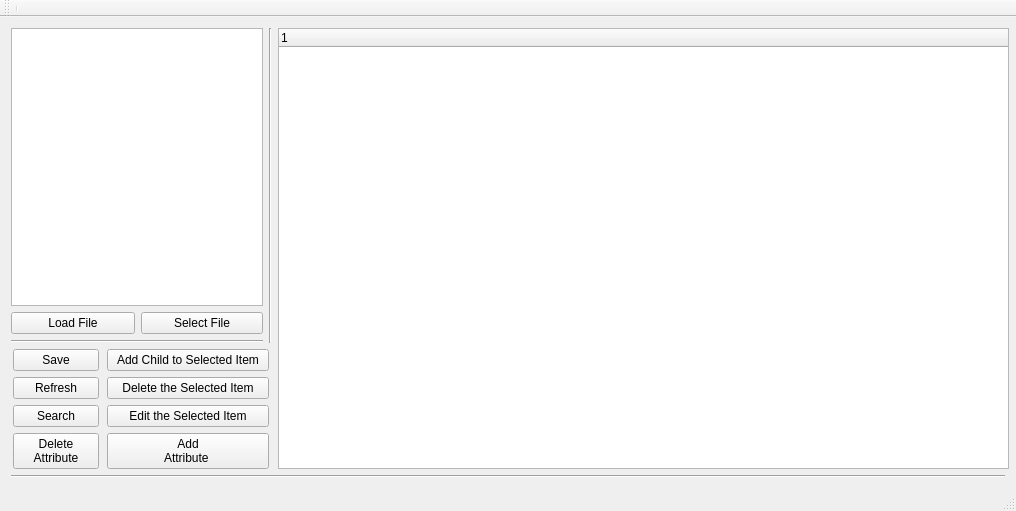
<?xml version="1.0" encoding="UTF-8"?>
<ui version="4.0">
 <class>XML_ui</class>
 <widget class="QMainWindow" name="XML_ui">
  <property name="geometry">
   <rect>
    <x>0</x>
    <y>0</y>
    <width>1016</width>
    <height>507</height>
   </rect>
  </property>
  <property name="minimumSize">
   <size>
    <width>1016</width>
    <height>0</height>
   </size>
  </property>
  <property name="windowTitle">
   <string>XML_ui</string>
  </property>
  <property name="autoFillBackground">
   <bool>true</bool>
  </property>
  <widget class="QWidget" name="centralWidget">
   <layout class="QGridLayout" name="gridLayout_2">
    <item row="0" column="0">
     <widget class="QListWidget" name="listWidget">
      <property name="minimumSize">
       <size>
        <width>252</width>
        <height>0</height>
       </size>
      </property>
      <property name="maximumSize">
       <size>
        <width>252</width>
        <height>500</height>
       </size>
      </property>
      <property name="font">
       <font>
        <stylestrategy>PreferAntialias</stylestrategy>
       </font>
      </property>
      <property name="alternatingRowColors">
       <bool>true</bool>
      </property>
     </widget>
    </item>
    <item row="0" column="1" rowspan="3">
     <widget class="Line" name="line_2">
      <property name="sizePolicy">
       <sizepolicy hsizetype="Fixed" vsizetype="Expanding">
        <horstretch>0</horstretch>
        <verstretch>0</verstretch>
       </sizepolicy>
      </property>
      <property name="orientation">
       <enum>Qt::Vertical</enum>
      </property>
     </widget>
    </item>
    <item row="0" column="2" rowspan="4">
     <widget class="QTreeWidget" name="treeWidget">
      <property name="minimumSize">
       <size>
        <width>731</width>
        <height>441</height>
       </size>
      </property>
      <property name="palette">
       <palette>
        <active>
         <colorrole role="Base">
          <brush brushstyle="SolidPattern">
           <color alpha="255">
            <red>255</red>
            <green>255</green>
            <blue>255</blue>
           </color>
          </brush>
         </colorrole>
         <colorrole role="AlternateBase">
          <brush brushstyle="SolidPattern">
           <color alpha="255">
            <red>223</red>
            <green>223</green>
            <blue>223</blue>
           </color>
          </brush>
         </colorrole>
        </active>
        <inactive>
         <colorrole role="Base">
          <brush brushstyle="SolidPattern">
           <color alpha="255">
            <red>255</red>
            <green>255</green>
            <blue>255</blue>
           </color>
          </brush>
         </colorrole>
         <colorrole role="AlternateBase">
          <brush brushstyle="SolidPattern">
           <color alpha="255">
            <red>223</red>
            <green>223</green>
            <blue>223</blue>
           </color>
          </brush>
         </colorrole>
        </inactive>
        <disabled>
         <colorrole role="AlternateBase">
          <brush brushstyle="SolidPattern">
           <color alpha="255">
            <red>223</red>
            <green>223</green>
            <blue>223</blue>
           </color>
          </brush>
         </colorrole>
        </disabled>
       </palette>
      </property>
      <property name="font">
       <font>
        <strikeout>false</strikeout>
        <stylestrategy>PreferAntialias</stylestrategy>
       </font>
      </property>
      <property name="contextMenuPolicy">
       <enum>Qt::CustomContextMenu</enum>
      </property>
      <property name="alternatingRowColors">
       <bool>true</bool>
      </property>
      <attribute name="headerCascadingSectionResizes">
       <bool>false</bool>
      </attribute>
      <column>
       <property name="text">
        <string notr="true">1</string>
       </property>
      </column>
     </widget>
    </item>
    <item row="1" column="0">
     <layout class="QHBoxLayout" name="horizontalLayout">
      <item>
       <widget class="QPushButton" name="okButton_2">
        <property name="maximumSize">
         <size>
          <width>16777215</width>
          <height>50</height>
         </size>
        </property>
        <property name="text">
         <string>Load File</string>
        </property>
       </widget>
      </item>
      <item>
       <widget class="QPushButton" name="okButton">
        <property name="minimumSize">
         <size>
          <width>122</width>
          <height>0</height>
         </size>
        </property>
        <property name="maximumSize">
         <size>
          <width>122</width>
          <height>50</height>
         </size>
        </property>
        <property name="text">
         <string>Select File</string>
        </property>
       </widget>
      </item>
     </layout>
    </item>
    <item row="2" column="0">
     <widget class="Line" name="line">
      <property name="orientation">
       <enum>Qt::Horizontal</enum>
      </property>
     </widget>
    </item>
    <item row="3" column="0" colspan="2">
     <layout class="QGridLayout" name="gridLayout">
      <item row="0" column="0">
       <layout class="QVBoxLayout" name="verticalLayout_2">
        <item>
         <widget class="QPushButton" name="saveButton">
          <property name="minimumSize">
           <size>
            <width>86</width>
            <height>0</height>
           </size>
          </property>
          <property name="maximumSize">
           <size>
            <width>86</width>
            <height>50</height>
           </size>
          </property>
          <property name="text">
           <string>Save</string>
          </property>
         </widget>
        </item>
        <item>
         <widget class="QPushButton" name="refreshButton">
          <property name="maximumSize">
           <size>
            <width>86</width>
            <height>50</height>
           </size>
          </property>
          <property name="text">
           <string>Refresh</string>
          </property>
         </widget>
        </item>
        <item>
         <widget class="QPushButton" name="searchButton">
          <property name="minimumSize">
           <size>
            <width>86</width>
            <height>0</height>
           </size>
          </property>
          <property name="maximumSize">
           <size>
            <width>86</width>
            <height>50</height>
           </size>
          </property>
          <property name="text">
           <string>Search</string>
          </property>
         </widget>
        </item>
        <item>
         <widget class="QPushButton" name="pushButton_2">
          <property name="minimumSize">
           <size>
            <width>86</width>
            <height>0</height>
           </size>
          </property>
          <property name="maximumSize">
           <size>
            <width>86</width>
            <height>50</height>
           </size>
          </property>
          <property name="text">
           <string>Delete
Attribute</string>
          </property>
         </widget>
        </item>
       </layout>
      </item>
      <item row="0" column="1">
       <layout class="QVBoxLayout" name="verticalLayout">
        <item>
         <widget class="QPushButton" name="addButton">
          <property name="minimumSize">
           <size>
            <width>162</width>
            <height>0</height>
           </size>
          </property>
          <property name="maximumSize">
           <size>
            <width>162</width>
            <height>50</height>
           </size>
          </property>
          <property name="text">
           <string>Add Child to Selected Item</string>
          </property>
         </widget>
        </item>
        <item>
         <widget class="QPushButton" name="deleteButton">
          <property name="minimumSize">
           <size>
            <width>162</width>
            <height>0</height>
           </size>
          </property>
          <property name="maximumSize">
           <size>
            <width>162</width>
            <height>50</height>
           </size>
          </property>
          <property name="text">
           <string>Delete the Selected Item</string>
          </property>
         </widget>
        </item>
        <item>
         <widget class="QPushButton" name="editButton">
          <property name="minimumSize">
           <size>
            <width>162</width>
            <height>0</height>
           </size>
          </property>
          <property name="maximumSize">
           <size>
            <width>162</width>
            <height>50</height>
           </size>
          </property>
          <property name="text">
           <string>Edit the Selected Item</string>
          </property>
         </widget>
        </item>
        <item>
         <widget class="QPushButton" name="addAttButton">
          <property name="minimumSize">
           <size>
            <width>162</width>
            <height>0</height>
           </size>
          </property>
          <property name="maximumSize">
           <size>
            <width>162</width>
            <height>50</height>
           </size>
          </property>
          <property name="text">
           <string>Add
Attribute </string>
          </property>
         </widget>
        </item>
       </layout>
      </item>
     </layout>
    </item>
    <item row="4" column="0" colspan="3">
     <widget class="Line" name="line_3">
      <property name="orientation">
       <enum>Qt::Horizontal</enum>
      </property>
     </widget>
    </item>
   </layout>
  </widget>
  <widget class="QToolBar" name="mainToolBar">
   <attribute name="toolBarArea">
    <enum>TopToolBarArea</enum>
   </attribute>
   <attribute name="toolBarBreak">
    <bool>false</bool>
   </attribute>
   <addaction name="separator"/>
  </widget>
  <widget class="QStatusBar" name="statusBar"/>
 </widget>
 <layoutdefault spacing="6" margin="11"/>
 <resources/>
 <connections/>
</ui>
